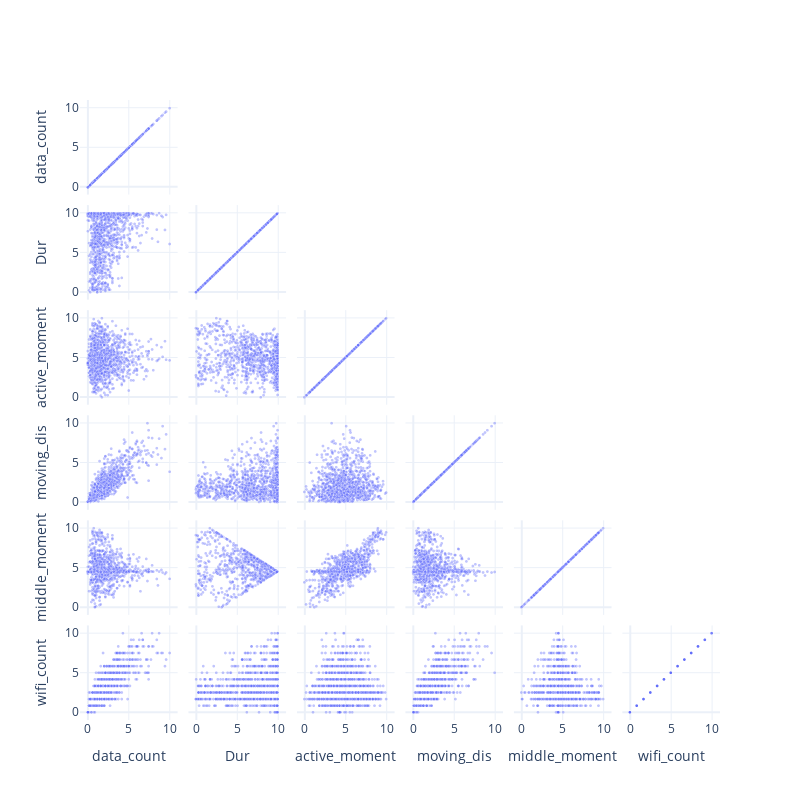

Write notebook code for a chart like this one.
### Code cell
myplot.Scatter_Matrix(df_cluster,
                      dimentions = ['data_count',
                                    'Dur',
                                    'active_moment',
                                    'moving_dis',
                                    'middle_moment',
                                    'wifi_count'])

### Figure 1 — Plotly figure (JSON) as saved in the notebook; plotly's stock layout.template omitted (floating-point values rounded to 4 significant figures; data arrays with more than 128 entries replaced by an {"elided": "..."} marker saying what was removed)
{"data": [{"dimensions": [{"label": "data_count", "values": {"elided": "1151 float values"}}, {"label": "Dur", "values": {"elided": "1151 float values"}}, {"label": "active_moment", "values": {"elided": "1151 float values"}}, {"label": "moving_dis", "values": {"elided": "1151 float values"}}, {"label": "middle_moment", "values": {"elided": "1151 float values"}}, {"label": "wifi_count", "values": {"elided": "1151 float values"}}], "marker": {"line": {"color": "white", "width": 0.5}, "opacity": 0.4, "showscale": false, "size": 3}, "showupperhalf": false, "type": "splom"}], "layout": {"dragmode": "select", "height": 800, "hovermode": "closest", "width": 800}}
